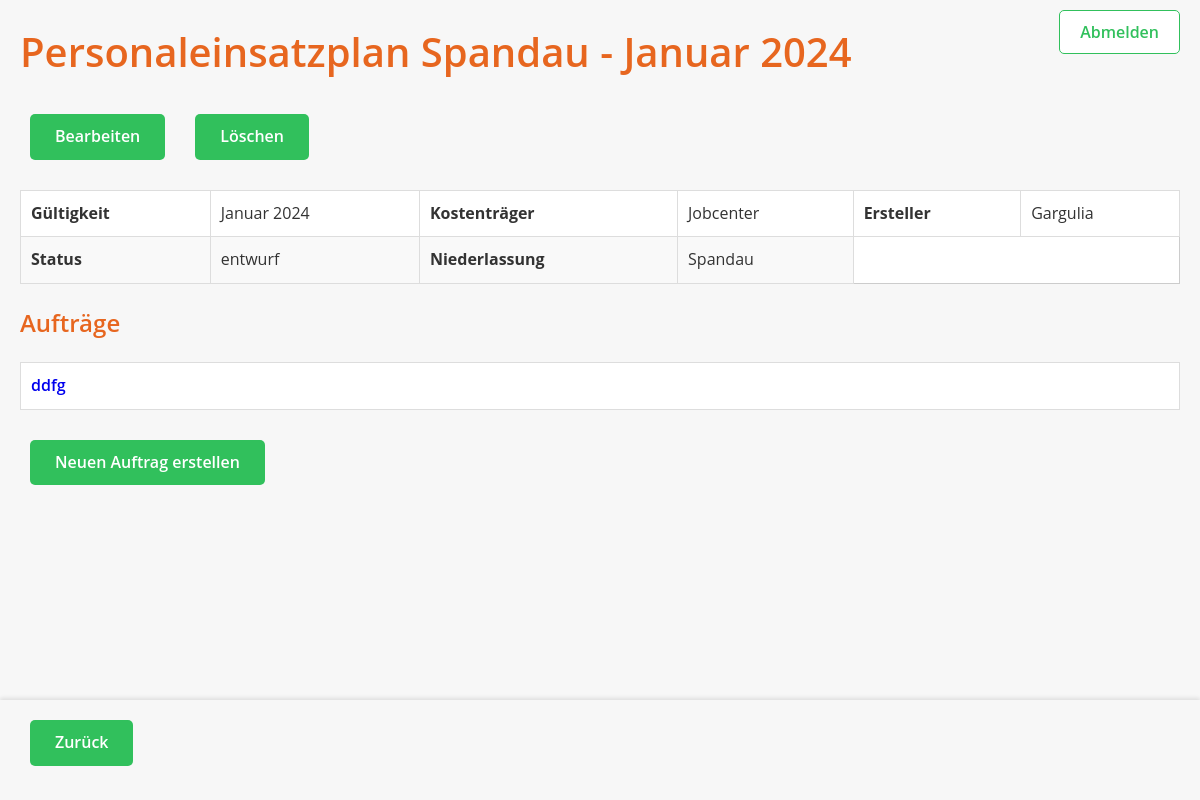
Screenshot of /PersonaleinsatzplanHaeH/personaleinsatzplan/10/?next=/PersonaleinsatzplanHaeH/personaleinsatzplan/list2/ with the database file from the repository.
### PersonaleinsatzplanHaeH/models.py (models this page shows, shortened)
class Personaleinsatzplan(models.Model):
    STATUS_CHOICES = [
        ('entwurf', 'Entwurf'),
        ('in_bearbeitung', 'in Bearbeitung'),
        ('gueltig', 'Gültig'),
        ('archiviert', 'Archiviert'),
        ('storniert', 'Storniert')
    ]
    name = models.CharField(max_length=255)
    gueltigkeit_monat = models.IntegerField(choices=[
        (1, "Januar"), (2, "Februar"), (3, "März"), (4, "April"),
        (5, "Mai"), (6, "Juni"), (7, "Juli"), (8, "August"),
        (9, "September"), (10, "Oktober"), (11, "November"), (12, "Dezember")
    ])
    gueltigkeit_jahr = models.IntegerField()
    kostentraeger = models.CharField(max_length=255)
    ersteller = models.CharField(max_length=255)
    version = models.IntegerField(blank=True, null=True)
    status = models.CharField(max_length=20, choices=STATUS_CHOICES, default='entwurf')
    niederlassung = models.ForeignKey(
        'Niederlassung', on_delete=models.PROTECT, related_name='personaleinsatzplaene'
    )

class Niederlassung(models.Model):
    name = models.CharField(max_length=255)
    def __str__(self):
        return self.name

class Auftrag(models.Model):
    name = models.CharField(max_length=255)
    vergabenummer = models.CharField(max_length=255, unique=True)
    optionsnummer = models.CharField(max_length=255, unique=True)
    massnahmenummer = models.CharField(max_length=255, unique=True)
    startdatum = models.DateField()
    enddatum = models.DateField()
    max_klienten = models.IntegerField(default=0)
    mindest_klienten = models.IntegerField(default=0)
    aktuell_klienten = models.IntegerField(default=0)
    personaleinsatzplan = models.ForeignKey(Personaleinsatzplan, on_delete=models.CASCADE, related_name='auftraege')

### PersonaleinsatzplanHaeH/views.py (the view)
# urls.py: path('personaleinsatzplan/<int:pk>/', PersonaleinsatzplanDetailView.as_view(), name='personaleinsatzplan_detail'),
class PersonaleinsatzplanDetailView(DetailView):
    model = Personaleinsatzplan
    template_name = 'personaleinsatzplan_detail2.html'
    context_object_name = 'personaleinsatzplan'
    def get_context_data(self, **kwargs):
        context = super().get_context_data(**kwargs)
        personaleinsatzplan = self.object
        auftrag_details = []
        auftraege = Auftrag.objects.filter(personaleinsatzplan=personaleinsatzplan).prefetch_related(
            'betreuungsschluessel__mitarbeiter_zuweisungen__mitarbeiter'
        )
        for auftrag in auftraege:
            betreuungsschluessel_details = []
            for schluessel in auftrag.betreuungsschluessel.all():
                mitarbeiter_zuweisungen = schluessel.mitarbeiter_zuweisungen.all()
                mitarbeiter_list = []
                for zuweisung in mitarbeiter_zuweisungen:
                    mitarbeiter_list.append({
                        'id': zuweisung.mitarbeiter.id,
                        'nachname': zuweisung.mitarbeiter.nachname,
                        'vorname': zuweisung.mitarbeiter.vorname,
                        'geburtsdatum': zuweisung.mitarbeiter.geburtsdatum,
                        'qualifikation': zuweisung.mitarbeiter.qualifikation,
                        'max_woechentliche_arbeitszeit': zuweisung.mitarbeiter.max_woechentliche_arbeitszeit,
                        'anteil_stunden_pro_woche': zuweisung.anteil_stunden_pro_woche,
                        'freie_stunden': zuweisung.freie_stunden,
                        'zugewiesene_stunden': zuweisung.total_hours,
                        'kommentar': zuweisung.kommentar,
                        'mitarbeiter_betreuungsschluessel_id': zuweisung.id,
                    })
                betreuungsschluessel_details.append({
                    'id': schluessel.id,
                    'name': schluessel.name,
                    'position': schluessel.position,
                    'klienten_pro_betreuer': schluessel.klienten_pro_betreuer,
                    'benoetigte_VZA_max': schluessel.benoetigte_VZA_max,
                    'benoetigte_VZA_mindest': schluessel.benoetigte_VZA_mindest,
                    'benoetigte_VZA_aktuell': schluessel.benoetigte_VZA_aktuell,
                    'abgedeckte_VZA': schluessel.abgedeckte_VZA,
                    'differenz_VZA_max': schluessel.differenz_VZA_max,
                    'differenz_VZA_mindest': schluessel.differenz_VZA_mindest,
                    'differenz_VZA_aktuell': schluessel.differenz_VZA_aktuell,
                    'mitarbeiter': mitarbeiter_list,
                })
            auftrag_details.append({
                'auftrag': auftrag,
                'betreuungsschluessel': betreuungsschluessel_details,
            })
        context['auftrag_details'] = auftrag_details
        context['zurueck_link'] = self.request.GET.get('next', reverse('PersonaleinsatzplanHaeH:startseite'))
        return context

### PersonaleinsatzplanHaeH/models.py (called while the page is built)
    @property
    def abgedeckte_VZA(self):
        total_stunden = MitarbeiterBetreuungsschluessel.objects.filter(
            schluessel=self
        ).aggregate(total=Sum('anteil_stunden_pro_woche'))['total']
        vza_wert = VollzeitaequivalentStunden.objects.first().wert if VollzeitaequivalentStunden.objects.exists() else 1
        abgedeckte_vza = (total_stunden / vza_wert) if total_stunden else 0
        return round(abgedeckte_vza, 1)

    @property
    def benoetigte_VZA_max(self):
        if self.auftrag:
            return self.auftrag.max_klienten / self.klienten_pro_betreuer
        return 0

    @property
    def benoetigte_VZA_mindest(self):
        if self.auftrag:
            return self.auftrag.mindest_klienten / self.klienten_pro_betreuer
        return 0

    @property
    def benoetigte_VZA_aktuell(self):
        if self.auftrag:
            return self.auftrag.aktuell_klienten / self.klienten_pro_betreuer
        return 0

    @property
    def differenz_VZA_max(self):
        return round(self.benoetigte_VZA_max - self.abgedeckte_VZA, 1)

    @property
    def differenz_VZA_mindest(self):
        return round(self.benoetigte_VZA_mindest - self.abgedeckte_VZA, 1)

    @property
    def differenz_VZA_aktuell(self):
        return round(self.benoetigte_VZA_aktuell - self.abgedeckte_VZA, 1)

### templates/personaleinsatzplan_detail2.html (shortened to what this page needs)
<!DOCTYPE html>
<html lang="en">
<head>
    {% load static %}
    <link rel="stylesheet" href="{% static 'css/styles.css' %}">
</head>
<body class="personaleinsatzplan-detail-seite">
<div class="navbar">
    <a href="{% url 'PersonaleinsatzplanHaeH:logout' %}" class="logout-link">Abmelden</a>
</div>
<h1 class="page-title">{{ personaleinsatzplan.name }}</h1>
<div class="actions">
    <a href="{% url 'PersonaleinsatzplanHaeH:personaleinsatzplan_update' personaleinsatzplan.pk %}?next={{ request.path }}" class="action-link">Bearbeiten</a>
    <a href="{% url 'PersonaleinsatzplanHaeH:personaleinsatzplan_delete' personaleinsatzplan.pk %}?next={{ request.path }}" class="action-link">Löschen</a>
</div>
<section>
    <table class="detail-table">
        <tbody>
            <tr>
                <th>Gültigkeit</th>
                <td>{{ personaleinsatzplan.get_gueltigkeit_monat_display }} {{ personaleinsatzplan.gueltigkeit_jahr }}</td>
                <th>Kostenträger</th>
                <td>{{ personaleinsatzplan.kostentraeger }}</td>
                <th>Ersteller</th>
                <td>{{ personaleinsatzplan.ersteller }}</td>
            </tr>
            <tr>
                <th>Status</th>
                <td>{{ personaleinsatzplan.status }}</td>
                <th>Niederlassung</th>
                <td>{{ personaleinsatzplan.niederlassung }}</td>
            </tr>
        </tbody>
    </table>
</section>
<section>
    <h3 class="section-title">Aufträge</h3>
    <table class="auftraege-table">
        <tbody>
            {% for auftrag in personaleinsatzplan.auftraege.all %}
            <tr>
                <td>
                    <a href="{% url 'PersonaleinsatzplanHaeH:auftrag_detail' auftrag.pk %}?next={{ request.path }}" class="auftrag-link">
                        {{ auftrag.name }}
                    </a>
                </td>
            </tr>
            {% endfor %}
        </tbody>
    </table>
    <a href="{% url 'PersonaleinsatzplanHaeH:auftrag_create' %}?personaleinsatzplan_id={{ personaleinsatzplan.pk }}&next={{ request.path }}" class="action-link">
        Neuen Auftrag erstellen
    </a>
</section>
<div class="link-container">
    <a href="{{ zurueck_link }}" class="action-link">Zurück</a>
</div>
</body>
</html>

### static/css/styles.css (style rules this page uses)
body, h1, h2, h3, h4, ul, li, a, table, td, th { margin: 0; padding: 0; box-sizing: border-box; }
body { font-family: 'Open Sans', Arial, sans-serif; background-color: #f7f7f7; color: #333; line-height: 1.6; padding: 20px; }
h1, h2, h3, h4 h5 { margin-bottom: 20px; color: #e7661f; font-weight: 600; }
h1 { font-size: 2.5em; }
h3 { font-size: 1.5em; }
a { text-decoration: none; transition: background-color 0.3s ease-in-out, color 0.3s ease-in-out; border-radius: 5px; font-weight: 600; }
.action-link { display: inline-block; margin: 10px; padding: 10px 25px; background-color: #31c05c; color: white; font-size: 1em; text-align: center; }
table { width: 100%; border-collapse: collapse; margin-bottom: 20px; background-color: #fff; border: 1px solid #ccc; }
th, td { padding: 10px; text-align: left; border: 1px solid #ddd; }
tr:nth-child(even) { background-color: #f9f9f9; }
.actions { margin: 20px 0; display: flex; justify-content: flex-start; gap: 10px; }
.link-container { position: fixed; bottom: 0; left: 0; right: 0; background-color: #f7f7f7; padding: 10px 20px; box-shadow: 0px -2px 4px rgba(0, 0, 0, 0.1); z-index: 1000; height: 80px; gap: 10px; justify-content: left; }
.navbar { position: absolute; top: 20px; right: 20px; font-family: 'Open Sans', sans-serif; }
.logout-link { font-weight: 600; color: #31c05c; text-decoration: none; background-color: white; padding: 10px 20px; border-radius: 5px; border: 1px solid #31c05c; transition: background-color 0.3s ease, color 0.3s ease, transform 0.2s ease; font-size: 1em; }

### rows the page displays
Personaleinsatzplan: name "Personaleinsatzplan Spandau - Januar 2024", gueltigkeit_monat "Januar", gueltigkeit_jahr "2024", kostentraeger "Jobcenter", ersteller "Gargulia", status "entwurf", niederlassung "Spandau"
Auftrag: name "ddfg"
